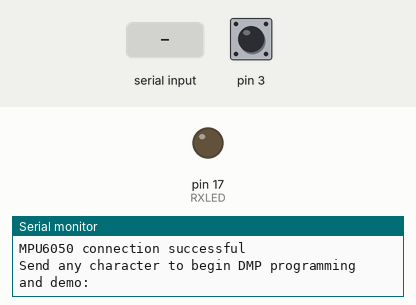
Recording of a sketch running on a simulated Arduino Leonardo, built with avr-gcc and run on an emulated ATmega32U4. Parts: output pins drawn as LEDs (lit = HIGH), the last lines printed to the serial monitor. The inputs (shaded band) are chosen by the test bench; at power-on: pin 3 HIGH. The sensor or clock chip raises its interrupt line as the real part does; pins used as bus, display or sensor lines are not drawn.

Above: at 0.8 s.
0.9 s: "1\n" received over Serial
2.9 s: "1\n" received over the second serial link
At 3.5 s:
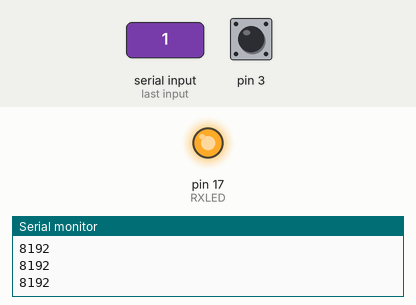
4.4 s: "0\n" received over the second serial link
At 5.8 s:
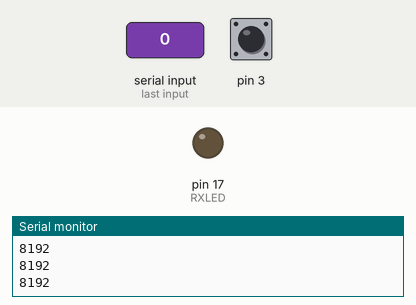
Timing chart, 0 to 7.4 s (numbered marks = the images above; inputs shaded):
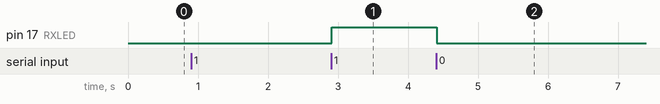

Measured:
- after the input at 2.9 s, pin 17 (RXLED): LOW → HIGH at once
- after the input at 4.4 s, pin 17 (RXLED): HIGH → LOW at once

The sketch:

FreeFallingWithWifi.ino
```cpp
// I2C device class (I2Cdev) demonstration Arduino sketch for MPU6050 class using DMP (MotionApps v2.0)
// 6/21/2012 by Jeff Rowberg <jeff@rowberg.net>
// Updates should (hopefully) always be available at https://github.com/jrowberg/i2cdevlib
//
// Changelog:
//      2013-05-08 - added seamless Fastwire support
//                 - added note about gyro calibration
//      2012-06-21 - added note about Arduino 1.0.1 + Leonardo compatibility error
//      2012-06-20 - improved FIFO overflow handling and simplified read process
//      2012-06-19 - completely rearranged DMP initialization code and simplification
//      2012-06-13 - pull gyro and accel data from FIFO packet instead of reading directly
//      2012-06-09 - fix broken FIFO read sequence and change interrupt detection to RISING
//      2012-06-05 - add gravity-compensated initial reference frame acceleration output
//                 - add 3D math helper file to DMP6 example sketch
//                 - add Euler output and Yaw/Pitch/Roll output formats
//      2012-06-04 - remove accel offset clearing for better results (thanks Sungon Lee)
//      2012-06-01 - fixed gyro sensitivity to be 2000 deg/sec instead of 250
//      2012-05-30 - basic DMP initialization working

/* ============================================
I2Cdev device library code is placed under the MIT license
Copyright (c) 2012 Jeff Rowberg

Permission is hereby granted, free of charge, to any person obtaining a copy
of this software and associated documentation files (the "Software"), to deal
in the Software without restriction, including without limitation the rights
to use, copy, modify, merge, publish, distribute, sublicense, and/or sell
copies of the Software, and to permit persons to whom the Software is
furnished to do so, subject to the following conditions:

The above copyright notice and this permission notice shall be included in
all copies or substantial portions of the Software.

THE SOFTWARE IS PROVIDED "AS IS", WITHOUT WARRANTY OF ANY KIND, EXPRESS OR
IMPLIED, INCLUDING BUT NOT LIMITED TO THE WARRANTIES OF MERCHANTABILITY,
FITNESS FOR A PARTICULAR PURPOSE AND NONINFRINGEMENT. IN NO EVENT SHALL THE
AUTHORS OR COPYRIGHT HOLDERS BE LIABLE FOR ANY CLAIM, DAMAGES OR OTHER
LIABILITY, WHETHER IN AN ACTION OF CONTRACT, TORT OR OTHERWISE, ARISING FROM,
OUT OF OR IN CONNECTION WITH THE SOFTWARE OR THE USE OR OTHER DEALINGS IN
THE SOFTWARE.
===============================================
*/

// I2Cdev and MPU6050 must be installed as libraries, or else the .cpp/.h files
// for both classes must be in the include path of your project
#include "I2Cdev.h"

#include "MPU6050_6Axis_MotionApps20.h"
//#include "MPU6050.h" // not necessary if using MotionApps include file

// Arduino Wire library is required if I2Cdev I2CDEV_ARDUINO_WIRE implementation
// is used in I2Cdev.h
#if I2CDEV_IMPLEMENTATION == I2CDEV_ARDUINO_WIRE
    #include "Wire.h"
#endif

// class default I2C address is 0x68
// specific I2C addresses may be passed as a parameter here
// AD0 low = 0x68 (default for SparkFun breakout and InvenSense evaluation board)
// AD0 high = 0x69
MPU6050 mpu;
//MPU6050 mpu(0x69); // <-- use for AD0 high

/* =========================================================================
   NOTE: In addition to connection 3.3v, GND, SDA, and SCL, this sketch
   depends on the MPU-6050's INT pin being connected to the Arduino's
   external interrupt #0 pin. On the Arduino Uno and Mega 2560, this is
   digital I/O pin 2.
 * ========================================================================= */

/* =========================================================================
   NOTE: Arduino v1.0.1 with the Leonardo board generates a compile error
   when using Serial.write(buf, len). The Teapot output uses this method.
   The solution requires a modification to the Arduino USBAPI.h file, which
   is fortunately simple, but annoying. This will be fixed in the next IDE
   release. For more info, see these links:

   http://arduino.cc/forum/index.php/topic,109987.0.html
   http://code.google.com/p/arduino/issues/detail?id=958
 * ========================================================================= */


// uncomment "OUTPUT_READABLE_QUATERNION" if you want to see the actual
// quaternion components in a [w, x, y, z] format (not best for parsing
// on a remote host such as Processing or something though)
//#define OUTPUT_READABLE_QUATERNION

// uncomment "OUTPUT_READABLE_EULER" if you want to see Euler angles
// (in degrees) calculated from the quaternions coming from the FIFO.
// Note that Euler angles suffer from gimbal lock (for more info, see
// http://en.wikipedia.org/wiki/Gimbal_lock)
//#define OUTPUT_READABLE_EULER

// uncomment "OUTPUT_READABLE_YAWPITCHROLL" if you want to see the yaw/
// pitch/roll angles (in degrees) calculated from the quaternions coming
// from the FIFO. Note this also requires gravity vector calculations.
// Also note that yaw/pitch/roll angles suffer from gimbal lock (for
// more info, see: http://en.wikipedia.org/wiki/Gimbal_lock)
//#define OUTPUT_READABLE_YAWPITCHROLL

// uncomment "OUTPUT_READABLE_REALACCEL" if you want to see acceleration
// components with gravity removed. This acceleration reference frame is
// not compensated for orientation, so +X is always +X according to the
// sensor, just without the effects of gravity. If you want acceleration
// compensated for orientation, us OUTPUT_READABLE_WORLDACCEL instead.
//#define OUTPUT_READABLE_REALACCEL

// uncomment "OUTPUT_READABLE_WORLDACCEL" if you want to see acceleration
// components with gravity removed and adjusted for the world frame of
// reference (yaw is relative to initial orientation, since no magnetometer
// is present in this case). Could be quite handy in some cases.
//#define OUTPUT_READABLE_WORLDACCEL

// uncomment if you want to see the duration of freefall once it stops
#define OUTPUT_FREEFALL_DURATION

// uncomment "OUTPUT_TEAPOT" if you want output that matches the
// format used for the InvenSense teapot demo
//#define OUTPUT_TEAPOT


#define LED_PIN 1 // (Arduino is 13, Teensy is 11, Teensy++ is 6)
bool blinkState = false;

VectorInt16 aaRealAvg;
VectorInt16 aaWorldAvg;
int aaWorldAvgZ;
int numberOfReadings; // Always set mod 100
boolean freeFalling;
int throwStartTime;
int throwEndTime;
int lastThrowDuration;

char computerChar;
char arduinoChar;

int RXLED = 17;


// MPU control/status vars
bool dmpReady = false;  // set true if DMP init was successful
uint8_t mpuIntStatus;   // holds actual interrupt status byte from MPU
uint8_t devStatus;      // return status after each device operation (0 = success, !0 = error)
uint16_t packetSize;    // expected DMP packet size (default is 42 bytes)
uint16_t fifoCount;     // count of all bytes currently in FIFO
uint8_t fifoBuffer[64]; // FIFO storage buffer

// orientation/motion vars
Quaternion q;           // [w, x, y, z]         quaternion container
VectorInt16 aa;         // [x, y, z]            accel sensor measurements
VectorInt16 aaReal;     // [x, y, z]            gravity-free accel sensor measurements
VectorInt16 aaWorld;    // [x, y, z]            world-frame accel sensor measurements
VectorFloat gravity;    // [x, y, z]            gravity vector
float euler[3];         // [psi, theta, phi]    Euler angle container
float ypr[3];           // [yaw, pitch, roll]   yaw/pitch/roll container and gravity vector

// packet structure for InvenSense teapot demo
uint8_t teapotPacket[14] = { '$', 0x02, 0,0, 0,0, 0,0, 0,0, 0x00, 0x00, '\r', '\n' };


// ================================================================
// ===               INTERRUPT DETECTION ROUTINE                ===
// ================================================================

volatile bool mpuInterrupt = false;     // indicates whether MPU interrupt pin has gone high
void dmpDataReady() {
    mpuInterrupt = true;
}


// ================================================================
// ===                      INITIAL SETUP                       ===
// ================================================================

void setup() {
    pinMode(RXLED, OUTPUT);

    Serial.begin(9600);
    Serial1.begin(9600);

    freeFalling = false;
    throwStartTime = 0;
    throwEndTime = 0;
    lastThrowDuration = 0;

  // join I2C bus (I2Cdev library doesn't do this automatically)
    #if I2CDEV_IMPLEMENTATION == I2CDEV_ARDUINO_WIRE
        Wire.begin();
        TWBR = 24; // 400kHz I2C clock (200kHz if CPU is 8MHz)
    #elif I2CDEV_IMPLEMENTATION == I2CDEV_BUILTIN_FASTWIRE
        Fastwire::setup(400, true);
    #endif

    // initialize serial communication
    // (115200 chosen because it is required for Teapot Demo output, but it's
    // really up to you depending on your project)


    //Serial.begin(115200);
    while (!Serial); // wait for Leonardo enumeration, others continue immediately

    // NOTE: 8MHz or slower host processors, like the Teensy @ 3.3v or Ardunio
    // Pro Mini running at 3.3v, cannot handle this baud rate reliably due to
    // the baud timing being too misaligned with processor ticks. You must use
    // 38400 or slower in these cases, or use some kind of external separate
    // crystal solution for the UART timer.

    // initialize device
    Serial.println(F("Initializing I2C devices..."));
    mpu.initialize();

    // verify connection
    Serial.println(F("Testing device connections..."));
    Serial.println(mpu.testConnection() ? F("MPU6050 connection successful") : F("MPU6050 connection failed"));

    // wait for ready
    Serial.println(F("\nSend any character to begin DMP programming and demo: "));
    while (Serial.available() && Serial.read()); // empty buffer
    while (!Serial.available());                 // wait for data
    while (Serial.available() && Serial.read()); // empty buffer again

    // load and configure the DMP
    Serial.println(F("Initializing DMP..."));
    devStatus = mpu.dmpInitialize();

    // supply your own gyro offsets here, scaled for min sensitivity
    mpu.setXGyroOffset(220);
    mpu.setYGyroOffset(76);
    mpu.setZGyroOffset(-85);
    mpu.setZAccelOffset(1788); // 1688 factory default for my test chip

    // make sure it worked (returns 0 if so)
    if (devStatus == 0) {
        // turn on the DMP, now that it's ready
        Serial.println(F("Enabling DMP..."));
        mpu.setDMPEnabled(true);

        // enable Arduino interrupt detection
        Serial.println(F("Enabling interrupt detection (Arduino external interrupt 0)..."));
        attachInterrupt(0, dmpDataReady, RISING);
        mpuIntStatus = mpu.getIntStatus();

        // set our DMP Ready flag so the main loop() function knows it's okay to use it
        Serial.println(F("DMP ready! Waiting for first interrupt..."));
        dmpReady = true;

        // get expected DMP packet size for later comparison
        packetSize = mpu.dmpGetFIFOPacketSize();
    } else {
        // ERROR!
        // 1 = initial memory load failed
        // 2 = DMP configuration updates failed
        // (if it's going to break, usually the code will be 1)
        Serial.print(F("DMP Initialization failed (code "));
        Serial.print(devStatus);
        Serial.println(F(")"));
    }

    // configure LED for output
    pinMode(LED_PIN, OUTPUT);
}


// ================================================================
// ===                    MAIN PROGRAM LOOP                     ===
// ================================================================

void loop() {
    // Receives information from computer
    receiveCharFromComputer();

    // Receives information from arduino
    receiveCharFromArduino();

    if (computerChar == '1') {
      digitalWrite(RXLED, HIGH);
      //TXLED;
    } else if (computerChar == '0') {
      digitalWrite(RXLED, LOW);
      //TXLED0;
    }

    // if programming failed, don't try to do anything
    if (!dmpReady) return;

    // wait for MPU interrupt or extra packet(s) available
    while (!mpuInterrupt && fifoCount < packetSize) {
        // other program behavior stuff here
        // .
        // .
        // .
        // if you are really paranoid you can frequently test in between other
        // stuff to see if mpuInterrupt is true, and if so, "break;" from the
        // while() loop to immediately process the MPU data
        // .
        // .
        // .
    }

    // reset interrupt flag and get INT_STATUS byte
    mpuInterrupt = false;
    mpuIntStatus = mpu.getIntStatus();

    // get current FIFO count
    fifoCount = mpu.getFIFOCount();

    // check for overflow (this should never happen unless our code is too inefficient)
    if ((mpuIntStatus & 0x10) || fifoCount == 1024) {
        // reset so we can continue cleanly
        mpu.resetFIFO();
        Serial.println(F("FIFO overflow!"));

    // otherwise, check for DMP data ready interrupt (this should happen frequently)
    } else if (mpuIntStatus & 0x02) {
        // wait for correct available data length, should be a VERY short wait
        while (fifoCount < packetSize) fifoCount = mpu.getFIFOCount();

        // read a packet from FIFO
        mpu.getFIFOBytes(fifoBuffer, packetSize);

        // track FIFO count here in case there is > 1 packet available
        // (this lets us immediately read more without waiting for an interrupt)
        fifoCount -= packetSize;

        #ifdef OUTPUT_READABLE_QUATERNION
            // display quaternion values in easy matrix form: w x y z
            mpu.dmpGetQuaternion(&q, fifoBuffer);
            Serial.print("quat\t");
            Serial.print(q.w);
            Serial.print("\t");
            Serial.print(q.x);
            Serial.print("\t");
            Serial.print(q.y);
            Serial.print("\t");
            Serial.println(q.z);
        #endif

        #ifdef OUTPUT_READABLE_EULER
            // display Euler angles in degrees
            mpu.dmpGetQuaternion(&q, fifoBuffer);
            mpu.dmpGetEuler(euler, &q);
            Serial.print("euler\t");
            Serial.print(euler[0] * 180/M_PI);
            Serial.print("\t");
            Serial.print(euler[1] * 180/M_PI);
            Serial.print("\t");
            Serial.println(euler[2] * 180/M_PI);
        #endif

        #ifdef OUTPUT_READABLE_YAWPITCHROLL
            // display Euler angles in degrees
            mpu.dmpGetQuaternion(&q, fifoBuffer);
            mpu.dmpGetGravity(&gravity, &q);
            mpu.dmpGetYawPitchRoll(ypr, &q, &gravity);
            Serial.print("ypr\t");
            Serial.print(ypr[0] * 180/M_PI);
            Serial.print("\t");
            Serial.print(ypr[1] * 180/M_PI);
            Serial.print("\t");
            Serial.println(ypr[2] * 180/M_PI);
        #endif

        #ifdef OUTPUT_READABLE_REALACCEL
            // display real acceleration, adjusted to remove gravity
            mpu.dmpGetQuaternion(&q, fifoBuffer);
            mpu.dmpGetAccel(&aa, fifoBuffer);
            Serial.print("a itself\t");
              Serial.print(aa.x);
              Serial.print("\t");
              Serial.print(aa.y);
              Serial.print("\t");
              Serial.print(aa.z);
              Serial.print("\t");

            mpu.dmpGetGravity(&gravity, &q);
            mpu.dmpGetLinearAccel(&aaReal, &aa, &gravity);

              Serial.print("areal\t");
              Serial.print(aaReal.x);
              Serial.print("\t");
              Serial.print(aaReal.y);
              Serial.print("\t");
              Serial.print(aaReal.z);

           aaRealAvg.x = (int) ((1L * aaRealAvg.x * numberOfReadings + aaReal.x)/(numberOfReadings+1));
           aaRealAvg.y = (int) ((1L * aaRealAvg.y * numberOfReadings + aaReal.y)/(numberOfReadings+1));
           aaRealAvg.z = (int) ((1L * aaRealAvg.z * numberOfReadings + aaReal.z)/(numberOfReadings+1));
            if (numberOfReadings == 99) {
              Serial.println("\n\n");
              Serial.print("arealAvg\t");
              Serial.print(aaRealAvg.x);
              Serial.print("\t");
              Serial.print(aaRealAvg.y);
              Serial.print("\t");
              Serial.println(aaRealAvg.z);
            }
        #endif

        #ifdef OUTPUT_READABLE_WORLDACCEL
            // display initial world-frame acceleration, adjusted to remove gravity
            // and rotated based on known orientation from quaternion
            mpu.dmpGetQuaternion(&q, fifoBuffer);
            mpu.dmpGetAccel(&aa, fifoBuffer);
            mpu.dmpGetGravity(&gravity, &q);
            mpu.dmpGetLinearAccel(&aaReal, &aa, &gravity);
            mpu.dmpGetLinearAccelInWorld(&aaWorld, &aaReal, &q);

            Serial.print("\taworld\t");
            Serial.print(aaWorld.x);
            Serial.print("\t");
            Serial.print(aaWorld.y);
            Serial.print("\t");
            Serial.println(aaWorld.z);

            int temp = aaWorldAvgZ;
            aaWorldAvg.x = (int) ((1L * aaWorldAvg.x * numberOfReadings + aaWorld.x)/(numberOfReadings+1));
            aaWorldAvg.y = (int) ((1L  *aaWorldAvg.y * numberOfReadings + aaWorld.y)/(numberOfReadings+1));
            aaWorldAvg.z = (int) ((1L * aaWorldAvg.z * numberOfReadings + aaWorld.z)/(numberOfReadings+1));


            if (numberOfReadings == 99) {
            Serial.println("\n");
            Serial.print("\taworldAvg\t");
            Serial.print(aaWorldAvg.x);
            Serial.print("\t");
            Serial.print(aaWorldAvg.y);
            Serial.print("\t");
            Serial.print(aaWorldAvgZ);
            Serial.print("\t");
            Serial.println(numberOfReadings);

//            Serial.print(temp);
//            Serial.print(" * ");
//            Serial.print(numberOfReadings);
//            Serial.print(" + ");
//            Serial.print(aaWorld.z);
//            Serial.print("/");
//            Serial.println(numberOfReadings+1);
            }
        #endif
        #ifdef OUTPUT_FREEFALL_DURATION
              mpu.dmpGetAccel(&aa, fifoBuffer);
              int magnitude = (int) sqrt(1L*aa.x*aa.x+1L*aa.y*aa.y+1L*aa.z*aa.z);
              Serial.println(magnitude);
             if (abs(magnitude)<1000 && !freeFalling) {
                    freeFalling = true;
                    throwStartTime = millis();
                    //Color -> Red or something
                    Serial.println("Aha!");
                    Serial1.println("Started falling");
                    //Serial.println(magnitude);

             }
              if (freeFalling && abs(magnitude)>3000) {
                    freeFalling = false;
                    throwEndTime = millis();
                    lastThrowDuration = throwEndTime - throwStartTime;
                    Serial.println("StoppedFalling! Duration:");
                    Serial.println(lastThrowDuration);
                    Serial1.println("StoppedFalling! Duration:");
                    Serial1.println(lastThrowDuration);
                }

//              if (mpu.getIntFreefallStatus() && !freeFalling) {
//                    freeFalling = true;
//                    throwStartTime = millis();
//                    //Color -> Red or something
//                    Serial.println("Aha!");
//                }
//                if (freeFalling && !mpu.getIntFreefallStatus()) {
//                    freeFalling = false;
//                    throwEndTime = millis();
//                    lastThrowDuration = throwEndTime - throwStartTime;
//                    Serial.println(lastThrowDuration);
//                }
        #endif
        #ifdef OUTPUT_TEAPOT
            // display quaternion values in InvenSense Teapot demo format:
            teapotPacket[2] = fifoBuffer[0];
            teapotPacket[3] = fifoBuffer[1];
            teapotPacket[4] = fifoBuffer[4];
            teapotPacket[5] = fifoBuffer[5];
            teapotPacket[6] = fifoBuffer[8];
            teapotPacket[7] = fifoBuffer[9];
            teapotPacket[8] = fifoBuffer[12];
            teapotPacket[9] = fifoBuffer[13];
            Serial.write(teapotPacket, 14);
            teapotPacket[11]++; // packetCount, loops at 0xFF on purpose
        #endif


        numberOfReadings++;
        numberOfReadings = numberOfReadings % 100;
        // blink LED to indicate activity
        blinkState = !blinkState;
        digitalWrite(LED_PIN, blinkState);

    }
}

/**
Receive a character from the computer.
*/
void receiveCharFromComputer() {
  if (Serial1.available()) {
    computerChar = (char) Serial1.read();
    Serial.print(computerChar);
  }
}

/**
Receive a character from the Arduino.
*/
void receiveCharFromArduino() {
  if (Serial.available()) {
    arduinoChar = (char) Serial.read();
    Serial1.print(arduinoChar);
  }
}
```
